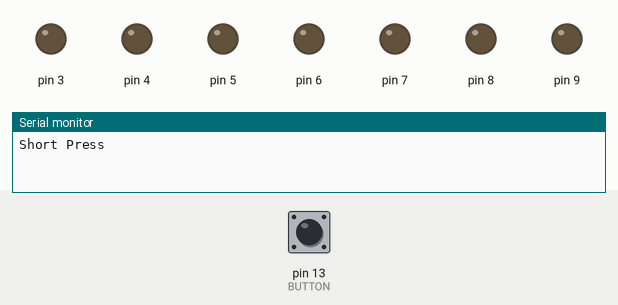
A sketch run on a simulated Arduino Uno, built with avr-gcc and run on an emulated ATmega328P. On the bench: output pins drawn as LEDs (lit = HIGH), the last lines printed to the serial monitor. The inputs (shaded band) are chosen by the test bench; at power-on: pin 13 (BUTTON) HIGH.

Above: at 1.2 s.
1.3 s: pin 13 (BUTTON) pulled LOW for 1 s
At 2.5 s:
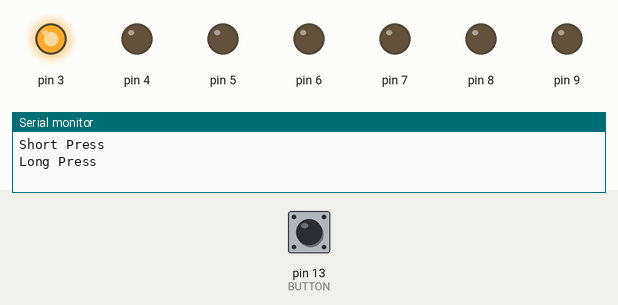
At 2.9 s:
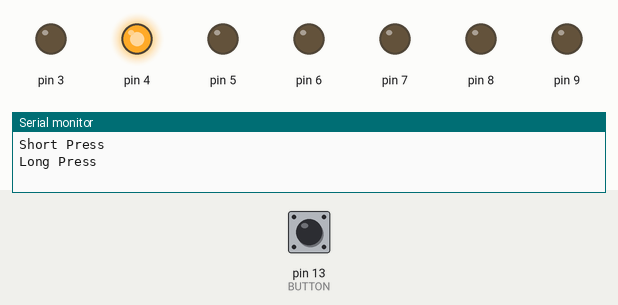
5.0 s: pin 13 (BUTTON) pulled LOW for 3.2 s
At 11.2 s:
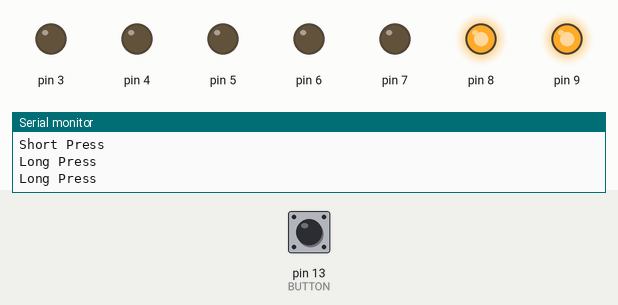
Timing chart, 0 to 16.9 s (numbered marks = the images above; inputs shaded):
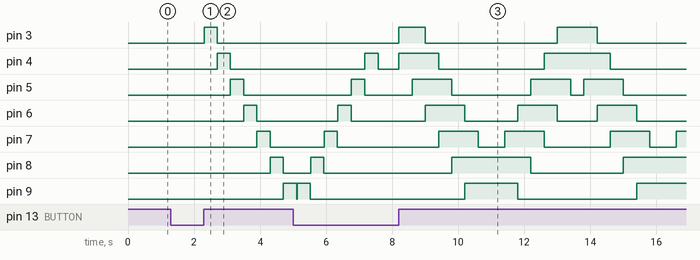

The sketch:

blink5.ino
```cpp
int flashingFrequency = 500; //this is the time to delay while playing patterns
int BUTTON = 13; /* Arduino pin for the push button*/
int SHORT_TIME = 400; /* Time that will be considered as the short press time */
int previousState = LOW; /* Setting the initial state of push button HIGH as we are using the INPUT_PULLUP mode */
int presentState;  /* Variable that will store the present state if the button*/
unsigned long press_Time = 0; /* Time at which the button was pressed */
unsigned long release_Time = 0;/*Time at which the button is released */
int patternCount = 0; //store which pattern number we are at
int frequencyCount = 0; //store which frequency we are flasjing at
bool patternloop = false;

void setup(){  Serial.begin(9600);
   for(int i=3; i<=9; i++){
    pinMode(i,OUTPUT); // set our LEDS from pin 3 to 9 as output
   }
   pinMode(BUTTON, INPUT_PULLUP); //set our button as a input_pullup
}


void loop() {
  PushButton();
 }

void pat1()
{
  while(patternloop == true && patternCount == 0)
   {
     axio();
  for(int i=3; i<=9; i++)
    {
      axio();
      buttonispressed();
      digitalWrite(i,HIGH);
      delay(flashingFrequency);
      digitalWrite(i,LOW);

    }
    axio();
    for(int i=9; i>3; i--)
     {
      axio();
      digitalWrite(i,HIGH);
      delay(flashingFrequency);
      digitalWrite(i,LOW);
    }
   }
}


void pat2()
{
  while(patternloop ==true && patternCount == 1)
   {
  axio();
     for(int i=3; i<=9; i++)
    {
      axio();
      digitalWrite(i,HIGH);
      digitalWrite(i-1,HIGH);
      digitalWrite(i+1,HIGH);
      delay(flashingFrequency);
      digitalWrite(i,LOW);
      digitalWrite(i-1,LOW);
      digitalWrite(i+1,LOW);
    }
    axio();

    for(int i=9; i>3; i--)
    {
      axio();
      digitalWrite(i,HIGH);
      digitalWrite(i-1,HIGH);
      digitalWrite(i+1,HIGH);
      delay(flashingFrequency);
      digitalWrite(i,LOW);
      digitalWrite(i-1,LOW);
      digitalWrite(i+1,LOW);
    }
  }
}

void pat3()
{
  while(patternloop ==true && patternCount == 2)
   {
     axio();
  for(int i=3; i<=9; i=i+2)
  {
axio();
      digitalWrite(i,HIGH);
      delay(flashingFrequency);
      digitalWrite(i,LOW);

  }
  axio();

    for(int i=9; i>=3; i=i-2)
    {
      axio();
      buttonispressed();
      digitalWrite(i,HIGH);
      delay(flashingFrequency);
      digitalWrite(i,LOW);
    }
  }
}

void pat4()
{
  while(patternloop ==true && patternCount == 3)
   {
     axio();
    for(int i=3; i<=9; i++)
    {
      axio();
      digitalWrite(i,HIGH);
      delay(flashingFrequency);
    }
    axio();
    for(int i=9; i>=2; i--)
    {
      axio();
      digitalWrite(i,HIGH);
      delay(flashingFrequency);
      digitalWrite(i,LOW);
    }
  }
}

void pat5()
{
  while(patternloop ==true && patternCount == 4)
   {
   axio();
    for(int i=3; i<=9; i++)
    {
      axio();
      digitalWrite(i,HIGH);
    }
    delay(flashingFrequency);
    axio();
    for(int i=3; i<=9; i++)
    {
      axio();
      digitalWrite(i,LOW);
    }
    axio();
    delay(flashingFrequency);
    }
}

void setLedsOff(){
  for (int i = 3; i < 9; i++)
  {
    digitalWrite(i, LOW);
  }
}

void setLedOn(){
  for (int i = 3; i < 9; i++)
  {
    digitalWrite(i, HIGH);
  }
}


void button(int presentState)
{

//presentState = digitalRead(BUTTON);
   /* Getting the present state of the push button */


  if(previousState == HIGH && presentState == LOW) /* If button is pressed */
    press_Time = millis();/* Save the time in milliseconds using the Millis function */

  else if(previousState == LOW && presentState == HIGH) { /*  If button is released*/
    release_Time = millis();/* save the time at which the button was released */

    long ON_TIME = release_Time - press_Time;/* calculating the time for which the button remained in the LOW state*/

    if( ON_TIME > SHORT_TIME ){ /* comparing the value of time for which the button is pressed to the value for short press time*/
      Serial.println("Long Press");
      LongP();
     }

    else
    {
      Serial.println("Short Press");
      ShortP();
      //here button was short pressed
    }

}
previousState = presentState;/* saving the present value in the previous value */
delay(10);
}

void ShortP()
{

   if(flashingFrequency >= 100){
        // reduce flashing frequency to make leds light up faster
        flashingFrequency = flashingFrequency - 100;
      }else{
        // if the frequency is at 10 milliseconds
        // set flashing frequency to original value of 50
        flashingFrequency = 500;
      }

  switch(patternCount)
      {
        case 0:
          pat1();
          patternloop = true;
          break;
        case 1:
          pat2();
          patternloop = true;
          break;
        case 2:
          pat3();
          patternloop = true;
          break;
        case 3:
          pat4();
          patternloop = true;
          break;
        case 4:
          pat5();
          patternloop = true;
          break;
      }

}

void LongP()
{
      switch(patternCount)
      {
        case 0:
          pat1();
          patternloop = true;
          break;
        case 1:
          pat2();
          patternloop = true;
          break;
        case 2:
          pat3();
          patternloop = true;
          break;
        case 3:
          pat4();
          patternloop = true;
          break;
        case 4:
          pat5();
          patternloop = true;
          break;
      }


      if(patternCount == 4)
      {
        //set pattern back to the first one
        patternCount = 0;

      }else
      {
        //increase our patternCount so next time we play a different pattern
        patternCount++;
      }

}

bool buttonispressed()
{
   return digitalRead(BUTTON);
}

void axio()
{
  presentState = digitalRead(BUTTON);
if (presentState == LOW)
{
  patternloop = false;
  button(presentState);
}else
{
patternloop = true;
}
}

void PushButton()
{
  presentState = digitalRead(BUTTON);
  button(presentState);
}


 
```

Measured:
- after the input at 1.3 s, pin 3: LOW → HIGH after 1.0 s, → LOW 0.40 s later; pin 4: LOW → HIGH after 1.4 s, → LOW 0.40 s later; pin 5: LOW → HIGH after 1.8 s, → LOW 0.40 s later; pin 6: LOW → HIGH after 2.2 s, → LOW 0.40 s later; pin 7: LOW → HIGH after 2.6 s, → LOW 0.40 s later
